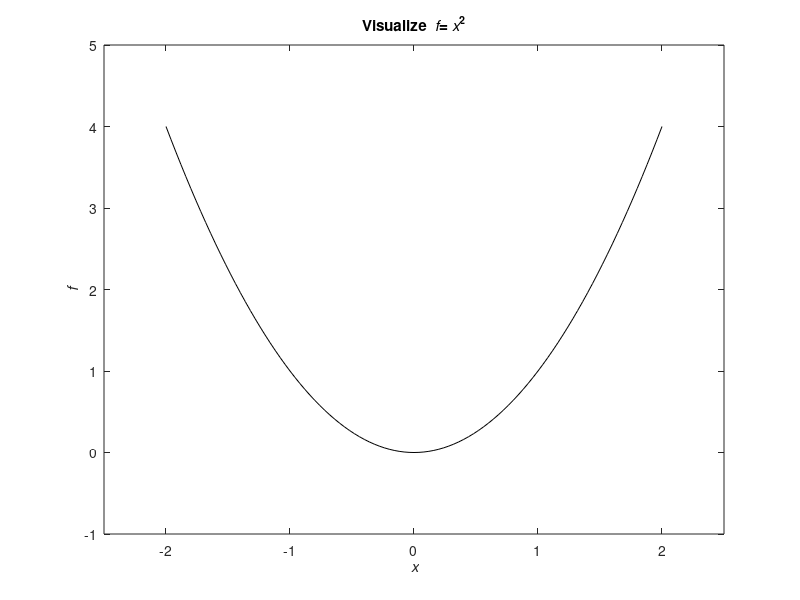

This figure's MATLAB source:
x = linspace(-2,2,101);
f = x.*x;
figure;
plot(x,f,'k');
xlabel('{\it x}')
ylabel('{\it f}')
title('Visualize {\it f}={\it x}^2')
axis([-2.5 2.5 -1 5])

